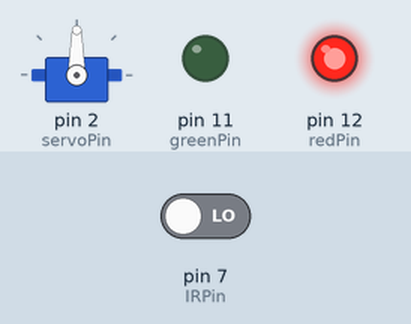
Simulated run of this sketch. Board: Arduino Uno, built with avr-gcc and run on an emulated ATmega328P. On the bench: servo, output pins drawn as LEDs (lit = HIGH). Inputs (shaded band) come from the test bench; at power-on: pin 7 (IRPin) LOW. What the sketch prints to the serial monitor is not drawn.

Above: at 1.2 s.
1.3 s: pin 7 (IRPin) driven HIGH
At 2.3 s:
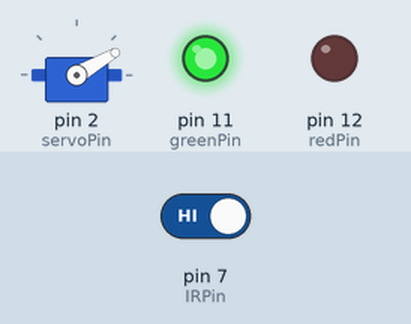
2.8 s: pin 7 (IRPin) driven LOW
At 4.6 s:
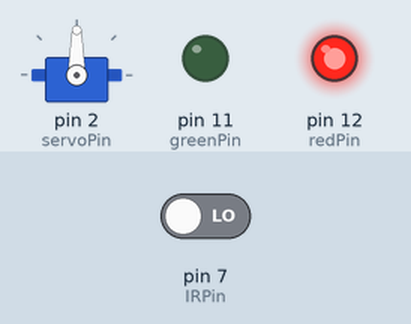
Timing chart, 0 to 6.1 s (numbered marks = the images above; inputs shaded):
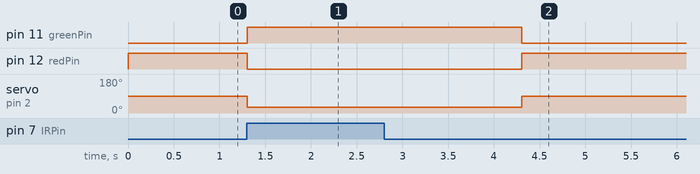

Measured:
- after the input at 1.3 s, pin 11 (greenPin): LOW → HIGH at once; pin 12 (redPin): HIGH → LOW at once; servo on pin 2 (servoPin): 90° → 30° at once
- after the input at 2.8 s, pin 11 (greenPin): HIGH → LOW after 1.5 s; pin 12 (redPin): LOW → HIGH after 1.5 s; servo on pin 2 (servoPin): 30° → 90° after 1.5 s

The sketch:

Automatic_barrier.ino
```cpp
#include <Servo.h>

// int trigPin = 6;      // trig pin of HC-SR04
// int echoPin = 4;     // Echo pin of HC-SR04
int IRPin = 7;
int servoPin = 2;
Servo servo;
long distance, duration;
int redPin = 12;
int greenPin = 11;

void setup() {
  // put your setup code here, to run once:
  // pinMode(trigPin, OUTPUT);         // set trig pin as output
  // pinMode(echoPin, INPUT);          //set echo pin as input to capture reflected waves
  pinMode(IRPin, INPUT);
  pinMode(redPin, OUTPUT);
  pinMode(greenPin, OUTPUT);
  servo.attach(servoPin);
  servo.write(90);
  Serial.begin(9600);


}

void loop() {
  // put your main code here, to run repeatedly:
//   digitalWrite(trigPin, LOW);
//   delayMicroseconds(2);
//   digitalWrite(trigPin, HIGH);     // send waves for 10 us
//   delayMicroseconds(10);
//   duration = pulseIn(echoPin, HIGH); // receive reflected waves
//   distance = duration / 58.2;   // convert to distance
//   delay(10);
// Serial.println(distance);
Serial.println(digitalRead(IRPin));

if (digitalRead(IRPin) == HIGH) {
  //delay(500);
servo.write(30);
digitalWrite(redPin, LOW);
digitalWrite(greenPin, HIGH);
delay(3000);
}
else {
  digitalWrite(redPin, HIGH);
digitalWrite(greenPin, LOW);
  servo.write(90);
  }

}
```
